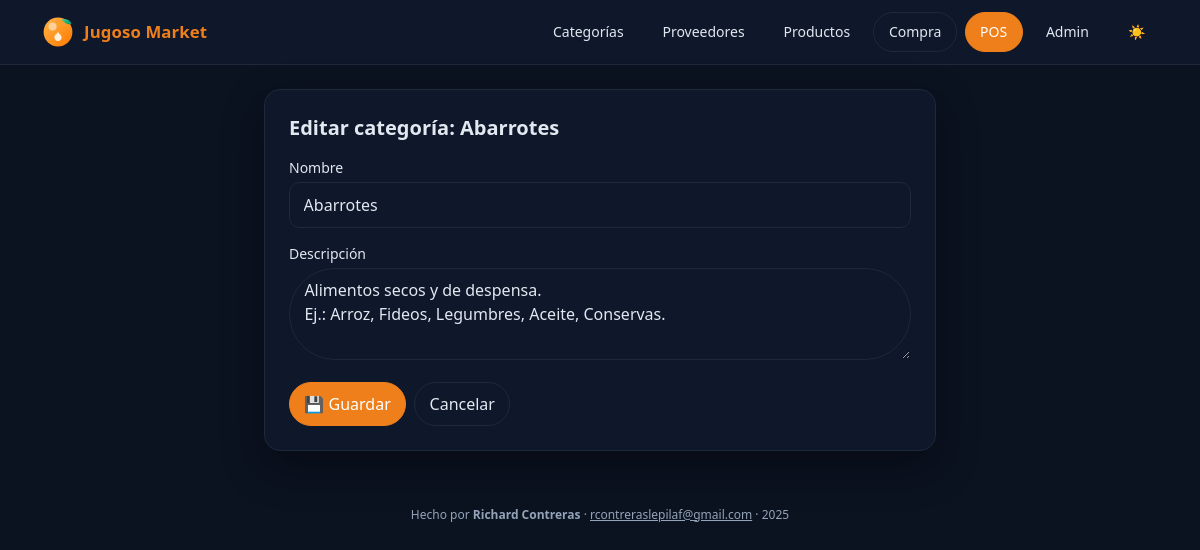
The app's page /categorias/2/editar/ with its own data.
### inventario/models.py (models this page shows, shortened)
class Categoria(models.Model):
    nombre = models.CharField(max_length=100, unique=True)
    descripcion = models.TextField(blank=True)

### inventario/views.py (the view)
# urls.py: path("categorias/<int:pk>/editar/", views.categoria_editar, name="categoria_editar"),
def categoria_editar(request, pk):
    obj = get_object_or_404(Categoria, pk=pk)
    form = CategoriaForm(request.POST or None, instance=obj)
    if request.method == "POST" and form.is_valid():
        form.save()
        messages.success(request, "Categoría actualizada.")
        return redirect("inventario:categoria_list")
    return render(request, "inventario/categoria_form.html", {"form": form, "titulo": f"Editar categoría: {obj.nombre}"})

### inventario/views.py
class CategoriaForm(forms.ModelForm):
    class Meta:
        model = Categoria
        fields = ["nombre", "descripcion"]

### templates/inventario/categoria_form.html (shortened to what this page needs)
{% extends "inventario/base.html" %}
{% block content %}
<div class="max-w-2xl mx-auto card p-6">
  <h1 class="text-xl font-semibold mb-4">{{ titulo }}</h1>
  <form method="post" class="space-y-4">
    <div>
      <label class="block mb-1 text-sm">Nombre</label>
      <input class="inp" type="text" name="nombre" value="{{ form.nombre.value|default_if_none:'' }}" required>
    </div>
    <div>
      <label class="block mb-1 text-sm">Descripción</label>
      <textarea class="inp" name="descripcion" rows="3">{{ form.descripcion.value|default_if_none:'' }}</textarea>
    </div>
    <div class="flex gap-2">
      <button class="btn btn-primary" type="submit">💾 Guardar</button>
      <a class="btn" href="{% url 'inventario:categoria_list' %}">Cancelar</a>
    </div>
  </form>
</div>
{% endblock %}

### templates/inventario/base.html (style rules this page uses)
:root { --brand: #ef7f1a; --brand-600:#ea6a00; --brand-700:#c15700; --bg: #f8fafc; --panel: #ffffff; --panel-border: #e5e7eb; --text: #0f172a; --muted: #64748b; --table-row: #fcfcfd; --ring: rgba(239,127,26,0.25); }
html.dark { --bg: #0b1220; --panel: #0f172a; --panel-border: #1e293b; --text: #e2e8f0; --muted: #94a3b8; --table-row: #0d182b; --ring: rgba(239,127,26,0.35); }
.btn { display:inline-flex; align-items:center; gap:.5rem; padding:.55rem .9rem; border:1px solid var(--panel-border); border-radius:9999px; background:var(--panel); color:var(--text); text-decoration:none; transition:box-shadow .15s, transform .02s, background .15s, border-color .15s; }
.btn-primary { border-color:var(--brand); background:var(--brand); color:#fff; }
.inp { border:1px solid var(--panel-border); border-radius:9999px; padding:.55rem .9rem; outline:none; width:100%; background:var(--panel); color:var(--text); }
.card { background:var(--panel); border:1px solid var(--panel-border); border-radius:1rem; box-shadow:0 8px 24px rgba(17,24,39,.06); }
html.dark .card { box-shadow:0 16px 40px rgba(0,0,0,.35); }
input[type="text"], input[type="number"], input[type="email"], input[type="password"], input[type="tel"], input[type="url"], input[type="search"], select, textarea { width: 100%; background: var(--panel); color: var(--text); border: 1px solid var(--panel-border); border-radius: .65rem; padding: .65rem .85rem; outline: none; }
input::placeholder, textarea::placeholder { color: var(--muted); opacity: 1; }
label { color: var(--text); }
button, input[type="submit"] { background: var(--brand); color: #fff; border: 1px solid var(--brand); border-radius: .7rem; padding: .6rem 1rem; cursor: pointer; }

### records on screen
Categoria: nombre "Abarrotes", descripcion "Alimentos secos y de despensa. Ej.: Arroz, Fideos, Legumbres, Aceite, Conservas."

### other values on screen
{{ titulo }} "Editar categoría: Abarrotes"
